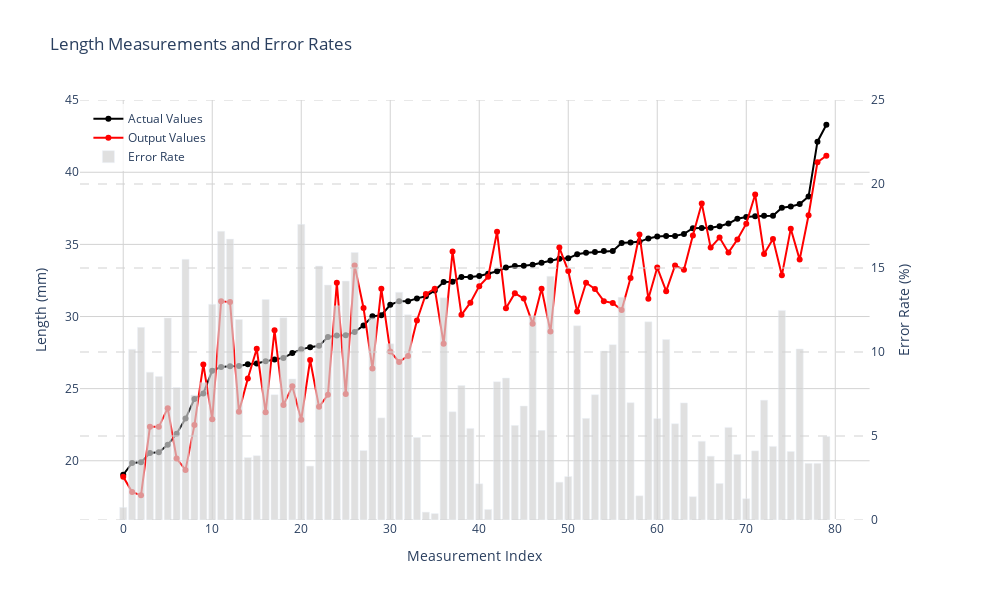

Notebook code for this chart:
### Markdown cell above
## Length Error Comparison Visualization

The `create_length_error_comparison` function is designed to generate a visualization that compares actual versus predicted lengths, along with their associated error rates. This visualization is similar to a reference image with a dual-axis plot, providing a comprehensive view of measurement accuracy.

### Steps to Create the Visualization

1. **Data Preparation**:
   - The dataframe is sorted by `mean_length` to ensure a smooth progression in the visualization.

2. **Error Rate Calculation**:
   - The error rate is computed as a percentage, representing the absolute difference between actual and predicted lengths relative to the actual length.

3. **Figure Setup**:
   - A figure is created with a secondary y-axis to accommodate both length and error rate data.

4. **Adding Traces**:
   - **Actual Values**: Plotted as a black line with markers.
   - **Output Values**: Plotted as a red line with markers.
   - **Error Rate**: Displayed as a light gray bar chart.

5. **Layout Customization**:
   - The layout is customized with a title, background color, dimensions, and a legend. Hover mode is set to unify x-axis interactions.

6. **Axes Configuration**:
   - The x-axis is labeled "Measurement Index" with grid lines.
   - The primary y-axis is labeled "Length (mm)" with grid lines.
   - The secondary y-axis is labeled "Error Rate (%)" with a range of 0-25% and no grid lines.

7. **Grid Lines**:
   - Horizontal grid lines are added at 5% intervals on the secondary y-axis for better visualization of error rates.

8. **Display**:
   - The plot is displayed using `fig.show()`.

### Code cell
def create_length_error_comparison(df: pd.DataFrame) -> None:
    """
    Create a visualization comparing actual vs predicted lengths with error rates.
    Similar to the reference image with dual axis plot.
    """
    # Sort the dataframe by actual length to get a nice progression like in the image
    df_sorted = df.sort_values('mean_length').reset_index(drop=True)
    
    # Calculate error rate as percentage
    error_rate = abs((df_sorted['mean_length'] - df_sorted['Length_fov(mm)']) / df_sorted['mean_length'] * 100)
    
    # Create figure with secondary y-axis
    fig = make_subplots(specs=[[{"secondary_y": True}]])
    
    # Add traces
    fig.add_trace(
        go.Scatter(
            x=df_sorted.index,
            y=df_sorted['mean_length'],
            name="Actual Values",
            line=dict(color='black', width=2),
            mode='lines+markers',
            marker=dict(size=6)
        ),
        secondary_y=False
    )
    
    fig.add_trace(
        go.Scatter(
            x=df_sorted.index,
            y=df_sorted['Length_fov(mm)'],
            name="Output Values",
            line=dict(color='red', width=2),
            mode='lines+markers',
            marker=dict(size=6)
        ),
        secondary_y=False
    )
    
    fig.add_trace(
        go.Bar(
            x=df_sorted.index,
            y=error_rate,
            name="Error Rate",
            marker_color='lightgray',
            opacity=0.7
        ),
        secondary_y=True
    )
    
    # Update layout
    fig.update_layout(
        title='Length Measurements and Error Rates',
        plot_bgcolor='white',
        height=600,
        width=1000,
        showlegend=True,
        legend=dict(
            yanchor="top",
            y=0.99,
            xanchor="left",
            x=0.01,
            bgcolor='rgba(255, 255, 255, 0.8)'
        ),
        hovermode='x unified'
    )
    
    # Update axes
    fig.update_xaxes(
        title_text="Measurement Index",
        showgrid=True,
        gridwidth=1,
        gridcolor='lightgray',
        zeroline=True,
        zerolinewidth=1,
        zerolinecolor='lightgray'
    )
    
    fig.update_yaxes(
        title_text="Length (mm)",
        showgrid=True,
        gridwidth=1,
        gridcolor='lightgray',
        zeroline=True,
        zerolinewidth=1,
        zerolinecolor='lightgray',
        secondary_y=False
    )
    
    fig.update_yaxes(
        title_text="Error Rate (%)",
        range=[0, 25],  # Set range to 0-25%
        showgrid=False,
        secondary_y=True
    )
    
    # Add horizontal grid lines at 5% intervals
    for i in range(0, 26, 5):
        fig.add_hline(
            y=i,
            line_dash="dash",
            line_color="lightgray",
            opacity=0.5,
            secondary_y=True
        )
    
    # Show the plot
    fig.show()

# Create the visualization
create_length_error_comparison(df)
print("📊 Length comparison visualization created with error rates!")

### Figure 1 — Plotly figure (JSON) as saved in the notebook; plotly's stock layout.template omitted (floating-point values rounded to 4 significant figures)
{"data": [{"line": {"color": "black", "width": 2}, "marker": {"size": 6}, "mode": "lines+markers", "name": "Actual Values", "type": "scatter", "x": [0, 1, 2, 3, 4, 5, 6, 7, 8, 9, 10, 11, 12, 13, 14, 15, 16, 17, 18, 19, 20, 21, 22, 23, 24, 25, 26, 27, 28, 29, 30, 31, 32, 33, 34, 35, 36, 37, 38, 39, 40, 41, 42, 43, 44, 45, 46, 47, 48, 49, 50, 51, 52, 53, 54, 55, 56, 57, 58, 59, 60, 61, 62, 63, 64, 65, 66, 67, 68, 69, 70, 71, 72, 73, 74, 75, 76, 77, 78, 79], "xaxis": "x", "y": [19.03, 19.85, 19.89, 20.54, 20.59, 21.11, 21.88, 22.93, 24.28, 24.67, 26.25, 26.5, 26.56, 26.58, 26.7, 26.74, 26.89, 27.03, 27.13, 27.47, 27.72, 27.88, 27.97, 28.57, 28.69, 28.71, 28.93, 29.38, 30.01, 30.09, 30.81, 31.07, 31.07, 31.26, 31.41, 31.81, 32.4, 32.41, 32.74, 32.75, 32.81, 32.97, 33.14, 33.4, 33.51, 33.52, 33.59, 33.73, 33.88, 34.01, 34.03, 34.31, 34.42, 34.48, 34.54, 34.54, 35.1, 35.12, 35.18, 35.42, 35.54, 35.58, 35.58, 35.73, 36.12, 36.14, 36.15, 36.26, 36.45, 36.78, 36.91, 36.94, 36.98, 36.99, 37.54, 37.63, 37.79, 38.32, 42.12, 43.3], "yaxis": "y"}, {"line": {"color": "red", "width": 2}, "marker": {"size": 6}, "mode": "lines+markers", "name": "Output Values", "type": "scatter", "x": [0, 1, 2, 3, 4, 5, 6, 7, 8, 9, 10, 11, 12, 13, 14, 15, 16, 17, 18, 19, 20, 21, 22, 23, 24, 25, 26, 27, 28, 29, 30, 31, 32, 33, 34, 35, 36, 37, 38, 39, 40, 41, 42, 43, 44, 45, 46, 47, 48, 49, 50, 51, 52, 53, 54, 55, 56, 57, 58, 59, 60, 61, 62, 63, 64, 65, 66, 67, 68, 69, 70, 71, 72, 73, 74, 75, 76, 77, 78, 79], "xaxis": "x", "y": [18.89, 17.83, 17.61, 22.35, 22.35, 23.65, 20.15, 19.37, 22.47, 26.68, 22.88, 31.06, 31.0, 23.4, 25.71, 27.76, 23.36, 29.04, 23.87, 25.16, 22.84, 26.98, 23.74, 24.58, 32.34, 24.63, 33.54, 30.59, 26.4, 31.92, 27.58, 26.85, 27.27, 29.72, 31.55, 31.93, 28.11, 34.5, 30.12, 30.96, 32.11, 32.76, 35.87, 30.58, 31.62, 31.25, 29.51, 31.93, 28.96, 34.78, 33.15, 30.35, 32.34, 31.91, 31.06, 30.94, 30.45, 32.67, 35.68, 31.24, 33.4, 31.76, 33.54, 33.24, 35.62, 37.83, 34.78, 35.47, 34.44, 35.34, 36.44, 38.46, 34.34, 35.37, 32.85, 36.09, 33.95, 37.02, 40.7, 41.14], "yaxis": "y"}, {"marker": {"color": "lightgray"}, "name": "Error Rate", "opacity": 0.7, "type": "bar", "x": [0, 1, 2, 3, 4, 5, 6, 7, 8, 9, 10, 11, 12, 13, 14, 15, 16, 17, 18, 19, 20, 21, 22, 23, 24, 25, 26, 27, 28, 29, 30, 31, 32, 33, 34, 35, 36, 37, 38, 39, 40, 41, 42, 43, 44, 45, 46, 47, 48, 49, 50, 51, 52, 53, 54, 55, 56, 57, 58, 59, 60, 61, 62, 63, 64, 65, 66, 67, 68, 69, 70, 71, 72, 73, 74, 75, 76, 77, 78, 79], "xaxis": "x", "y": [0.7544, 10.16, 11.47, 8.8, 8.543, 12.03, 7.888, 15.52, 7.436, 8.168, 12.84, 17.19, 16.72, 11.93, 3.719, 3.828, 13.12, 7.462, 12.04, 8.399, 17.6, 3.21, 15.12, 13.98, 12.75, 14.22, 15.92, 4.137, 12.03, 6.08, 10.49, 13.55, 12.22, 4.915, 0.4699, 0.383, 13.22, 6.444, 8.011, 5.453, 2.157, 0.6297, 8.234, 8.449, 5.631, 6.785, 12.15, 5.336, 14.51, 2.252, 2.588, 11.56, 6.052, 7.457, 10.06, 10.44, 13.26, 6.983, 1.44, 11.8, 6.039, 10.74, 5.732, 6.97, 1.388, 4.686, 3.798, 2.176, 5.513, 3.902, 1.268, 4.116, 7.133, 4.382, 12.48, 4.081, 10.18, 3.372, 3.376, 4.97], "yaxis": "y2"}], "layout": {"height": 600, "hovermode": "x unified", "legend": {"bgcolor": "rgba(255, 255, 255, 0.8)", "x": 0.01, "xanchor": "left", "y": 0.99, "yanchor": "top"}, "plot_bgcolor": "white", "shapes": [{"line": {"color": "lightgray", "dash": "dash"}, "opacity": 0.5, "type": "line", "x0": 0, "x1": 1, "xref": "x domain", "y0": 0, "y1": 0, "yref": "y2"}, {"line": {"color": "lightgray", "dash": "dash"}, "opacity": 0.5, "type": "line", "x0": 0, "x1": 1, "xref": "x domain", "y0": 5, "y1": 5, "yref": "y2"}, {"line": {"color": "lightgray", "dash": "dash"}, "opacity": 0.5, "type": "line", "x0": 0, "x1": 1, "xref": "x domain", "y0": 10, "y1": 10, "yref": "y2"}, {"line": {"color": "lightgray", "dash": "dash"}, "opacity": 0.5, "type": "line", "x0": 0, "x1": 1, "xref": "x domain", "y0": 15, "y1": 15, "yref": "y2"}, {"line": {"color": "lightgray", "dash": "dash"}, "opacity": 0.5, "type": "line", "x0": 0, "x1": 1, "xref": "x domain", "y0": 20, "y1": 20, "yref": "y2"}, {"line": {"color": "lightgray", "dash": "dash"}, "opacity": 0.5, "type": "line", "x0": 0, "x1": 1, "xref": "x domain", "y0": 25, "y1": 25, "yref": "y2"}], "showlegend": true, "title": {"text": "Length Measurements and Error Rates"}, "width": 1000, "xaxis": {"anchor": "y", "domain": [0, 0.94], "gridcolor": "lightgray", "gridwidth": 1, "showgrid": true, "title": {"text": "Measurement Index"}, "zeroline": true, "zerolinecolor": "lightgray", "zerolinewidth": 1}, "yaxis": {"anchor": "x", "domain": [0, 1], "gridcolor": "lightgray", "gridwidth": 1, "showgrid": true, "title": {"text": "Length (mm)"}, "zeroline": true, "zerolinecolor": "lightgray", "zerolinewidth": 1}, "yaxis2": {"anchor": "x", "overlaying": "y", "range": [0, 25], "showgrid": false, "side": "right", "title": {"text": "Error Rate (%)"}}}}
